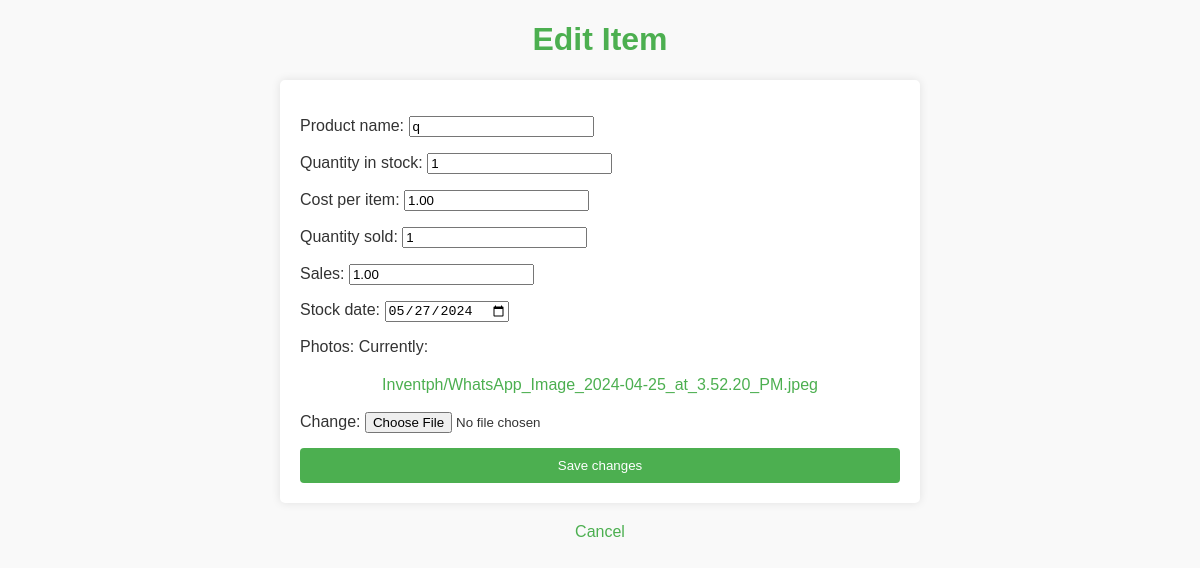
The page /myapps/edit/6/ on the database its author committed.
### myapps/models.py (models this page shows, shortened)
class Inventory(models.Model):
    product_name=models.CharField(max_length=30,null=False,blank=False)
    cost_per_item=models.DecimalField(max_digits=12,decimal_places=2,null=False,blank=False)
    quantity_in_stock=models.IntegerField(null=False,blank=False)
    quantity_sold=models.IntegerField(null=False,blank=False)
    sales=models.DecimalField(max_digits=12,decimal_places=2,null=False,blank=False)
    stock_date=models.DateField()
    photos=models.ImageField(upload_to="Inventph/")

### myapps/views.py (the view)
# urls.py: path('edit/<int:id>/', views.edit_item, name='edit_item'),
def edit_item(request, id):
    item = get_object_or_404(Inventory, id=id)
    if request.method == "POST":
        form = InventoryForm(request.POST, instance=item)
        if form.is_valid():
            form.save()
            return redirect('inventory_list')
    else:
        form = InventoryForm(instance=item)
    return render(request, 'edit_item.html', {'form': form})

### myapps/forms.py
class InventoryForm(forms.ModelForm):
    class Meta:
        model = Inventory  # Specify the model your form is based on
        fields = ['product_name', 'quantity_in_stock', 'cost_per_item', 'quantity_sold', 'sales', 'stock_date', 'photos']
        widgets = {
            'stock_date': forms.DateInput(attrs={'type': 'date'}),
        }

### templates/edit_item.html (shortened to what this page needs)
<!DOCTYPE html>
<html lang="en">
  <head>
  </head>
  <body>
    <h1>Edit Item</h1>
    <form method="post">
      {% csrf_token %} {{ form.as_p }}
      <button type="submit">Save changes</button>
    </form>
    <a href="{% url 'inventory_list' %}">Cancel</a>
  </body>
</html>

### templates/edit_item.html (style rules this page uses)
body { font-family: Arial, sans-serif; margin: 20px; background-color: #f9f9f9; color: #333; }
h1 { text-align: center; color: #4caf50; }
form { max-width: 600px; margin: 0 auto; padding: 20px; background-color: #fff; box-shadow: 0 0 10px rgba(0, 0, 0, 0.1); border-radius: 5px; }
form p { margin-bottom: 15px; }
button { background-color: #4caf50; color: white; border: none; padding: 10px 20px; text-decoration: none; border-radius: 4px; cursor: pointer; display: block; width: 100%; margin-top: 10px; }
a { display: block; text-align: center; margin-top: 20px; color: #4caf50; text-decoration: none; }

### rows shown on the page
Inventory: product_name "q", quantity_in_stock "1", cost_per_item "1.00", quantity_sold "1", sales "1.00", stock_date "05/27/2024"
